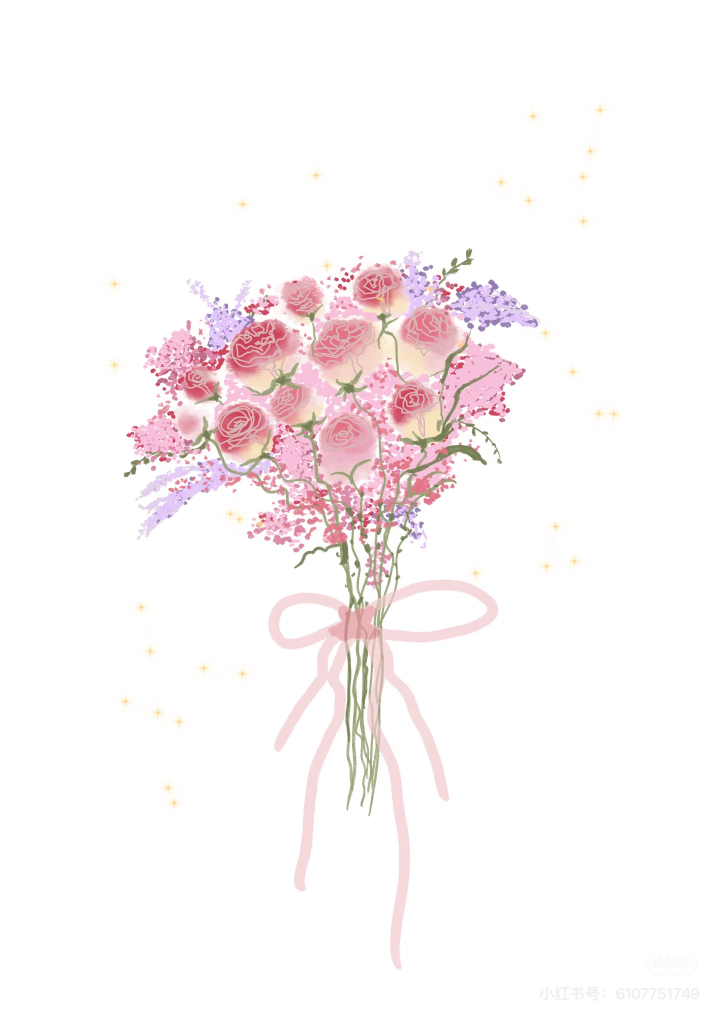
#> input picture rose-main/roseflower.jpg, 1440 x 2038 px, given in place of roseflower2.jpg, which was not available (shown at 1/2 size)
$ python prep_photo.py ../rose-main/roseflower.jpg
#> lines starting #> are read from the running program, lines starting #| are printed output that depends on the picture; after the words box and inside, x2 and y2 are one past the last pixel; in counts of white or black regions, pixels touching at a corner belong together; pictures that were not available may be replaced by others from this repository, and a replacement may not be noted
"""把 roseflower2.jpg（小红书截图）处理成 index_photo.html 用的两个资源。

产出:
  col.jpg  抠好背景、提过亮的花束
  msk.png  1 位蒙版

蒙版必须单独出。如果让页面按"接近黑"自己判断背景，暗红花瓣会被整片啃掉——
这张照片的花瓣暗到 p10 亮度只有 13。

用法: python dl/prep_photo.py <输出目录>
"""
import os
import sys

import cv2
import numpy as np

SRC = os.path.join(os.path.dirname(os.path.dirname(os.path.abspath(__file__))),
                   "roseflower2.jpg")
LONG_EDGE = 680     # 长边。太大就会有比粒子还多的源像素，取样只能随机丢，会留洞
GAMMA = 0.60        # 提亮曲线。原图中位亮度只有 53/255，不提的话渲染出来一团黑
SAT = 1.16          # 提亮会冲淡颜色，饱和度补回来


def main(out_dir):
#> called with out_dir = '../rose-main/roseflower.jpg'
    os.makedirs(out_dir, exist_ok=True)
    im = cv2.imread(SRC)
#> im is the input picture: shape (2038, 1440, 3); mean B, G, R 246.3, 245.5, 250.9
    if im is None:
        raise SystemExit("读不到 " + SRC)
    h, w = im.shape[:2]
#> h = 2038; w = 1440

    # 1. 去掉小红书的 App 界面：上下两条纯黑带，取中间最长的一段
    rows = cv2.cvtColor(im, cv2.COLOR_BGR2GRAY).mean(axis=1)
#> rows = 2038 values, max 255 at index 0, min 221.7 at index 881, mean 247.2
    on = np.nonzero(rows > 30)[0]
#> on = 2038 values from 0 to 2037
    seg = max(np.split(on, np.where(np.diff(on) > 4)[0] + 1), key=len)
#> seg = 2038 values from 0 to 2037
    im = im[int(seg[0]):int(seg[-1])]
#> im: shape (2037, 1440, 3)
    h, w = im.shape[:2]
#> h = 2037

    # 2. GrabCut 抠花束
    mask = np.full((h, w), cv2.GC_PR_BGD, np.uint8)
    cv2.rectangle(mask, (20, 180), (1000, 1580), cv2.GC_PR_FGD, -1)
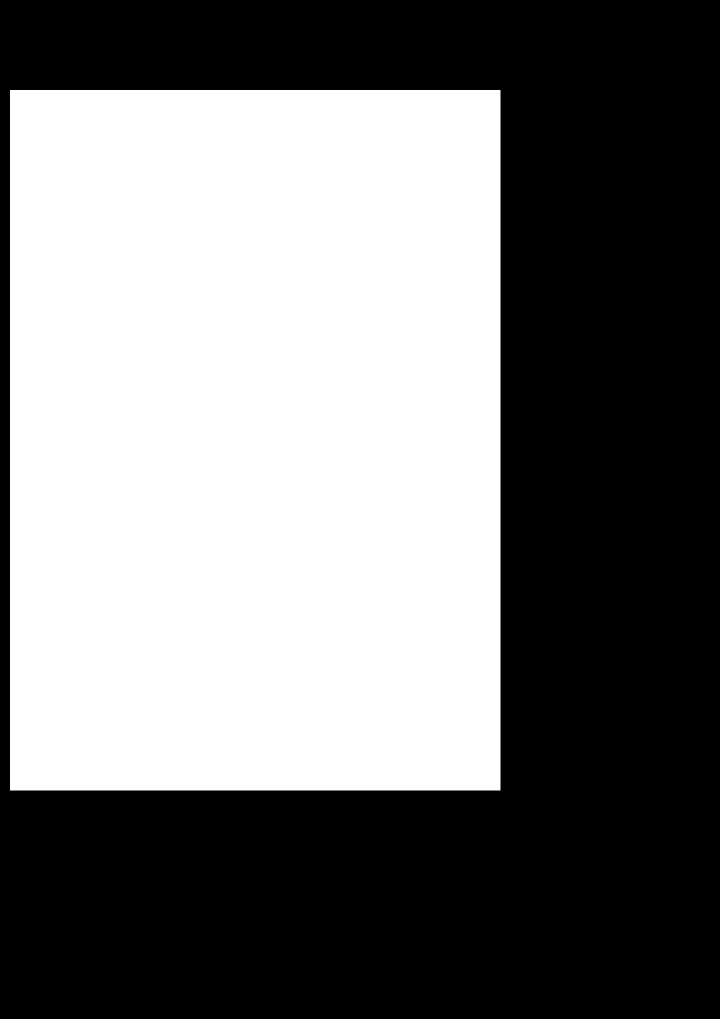
#> mask: shape (2037, 1440) (shown at 1/2 size); values 2 (black) and 3 (white), 46.9% white; 1 white region, box (x1, y1, x2, y2) and area: (20, 180, 1001, 1581) 1374381
    cv2.rectangle(mask, (230, 560), (880, 1250), cv2.GC_FGD, -1)
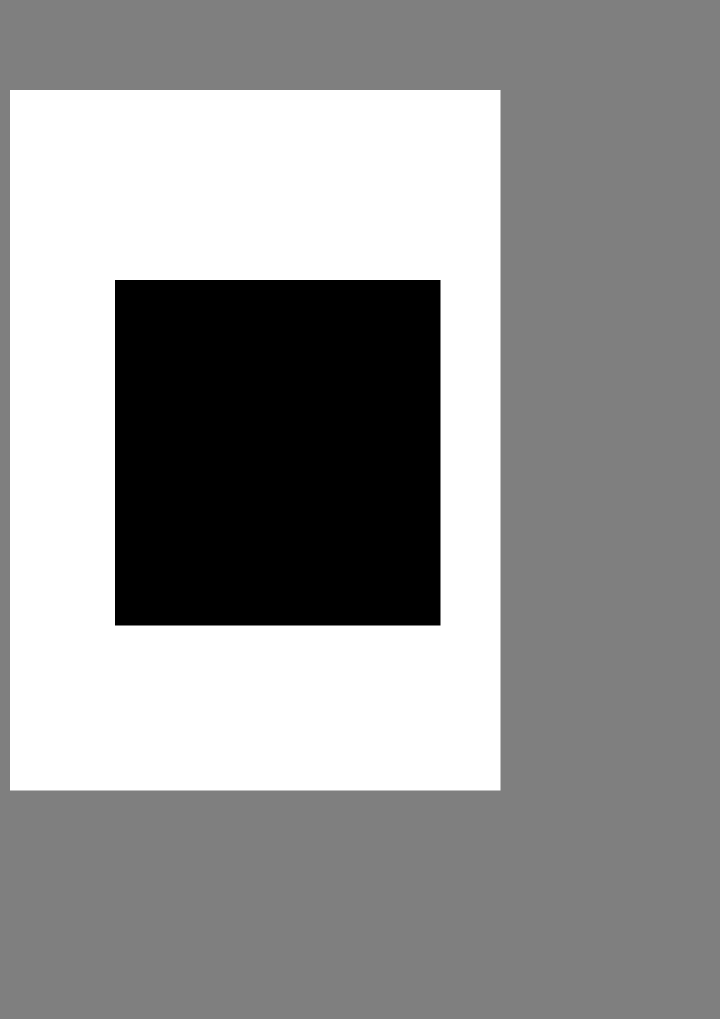
#> mask: shape (2037, 1440) (shown at 1/2 size); 15.34% of pixels changed, all inside (x1, y1, x2, y2) = (230, 560, 881, 1251); drawn with min black and max white
    cv2.rectangle(mask, (1010, 0), (w, h), cv2.GC_BGD, -1)      # 右边的礼品袋
    cv2.rectangle(mask, (0, 0), (w, 150), cv2.GC_BGD, -1)       # 墙面
#> mask: shape (2037, 1440); min 0, max 3, mean 1.46
    cv2.rectangle(mask, (0, 0), (15, h), cv2.GC_BGD, -1)
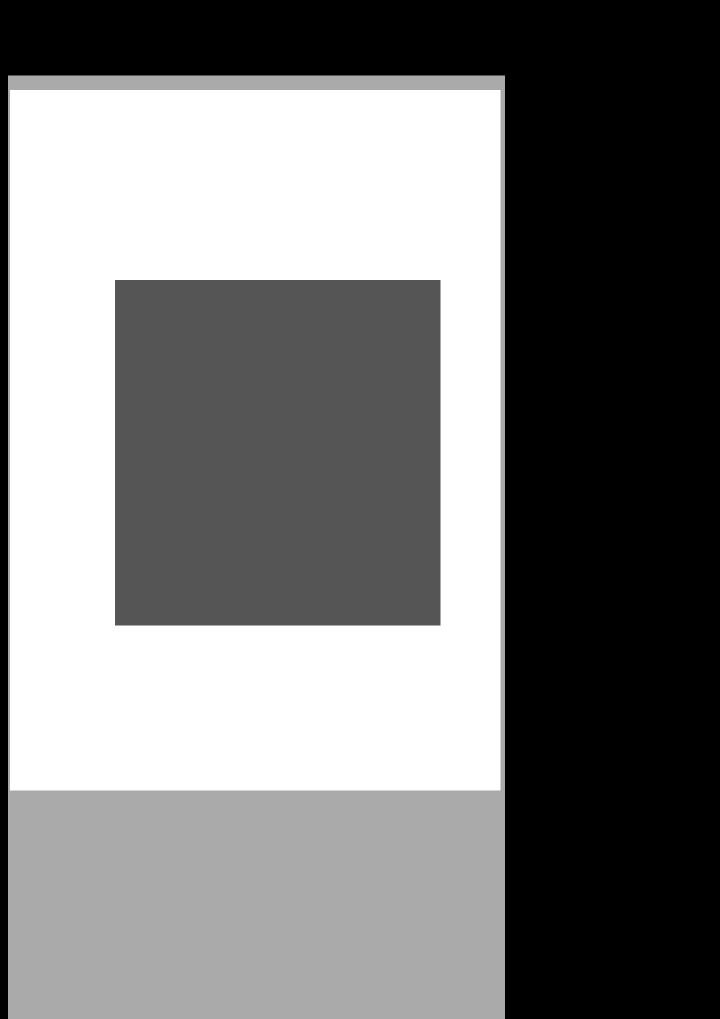
#> mask: shape (2037, 1440) (shown at 1/2 size); min 0, max 3, mean 1.44; drawn with min black and max white
    cv2.grabCut(im, mask, None, np.zeros((1, 65), np.float64),
                np.zeros((1, 65), np.float64), 6, cv2.GC_INIT_WITH_MASK)
    m = np.where((mask == cv2.GC_FGD) | (mask == cv2.GC_PR_FGD), 255, 0).astype(np.uint8)

    # 3. 礼品袋的黑缎带紧贴着花束，会被 GrabCut 带进来。
    #    那块又暗又不饱和，按颜色剔掉；右半边放宽阈值，那里缎带最粗。
    hsv = cv2.cvtColor(im, cv2.COLOR_BGR2HSV)
#> hsv: shape (2037, 1440, 3); mean H, S, V 20.5, 7.5, 251.2
    V, S = hsv[:, :, 2].astype(int), hsv[:, :, 1].astype(int)
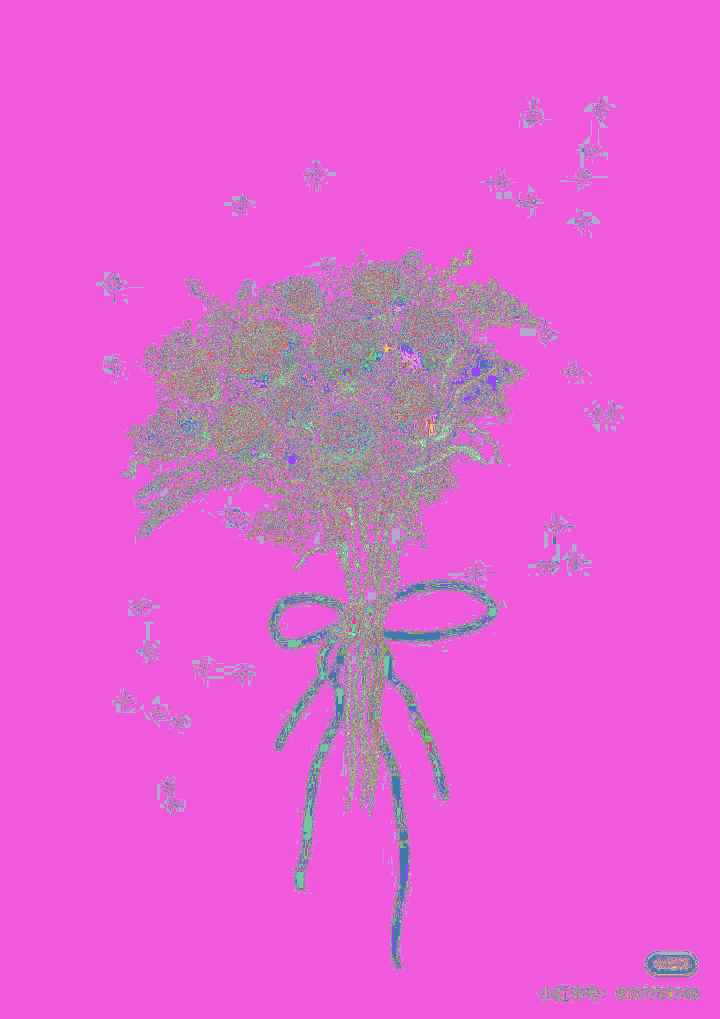
#> V: shape (2037, 1440) int64 (shown at 1/2 size); 146 distinct labels, from 110 to 255; one colour per label, 0 black
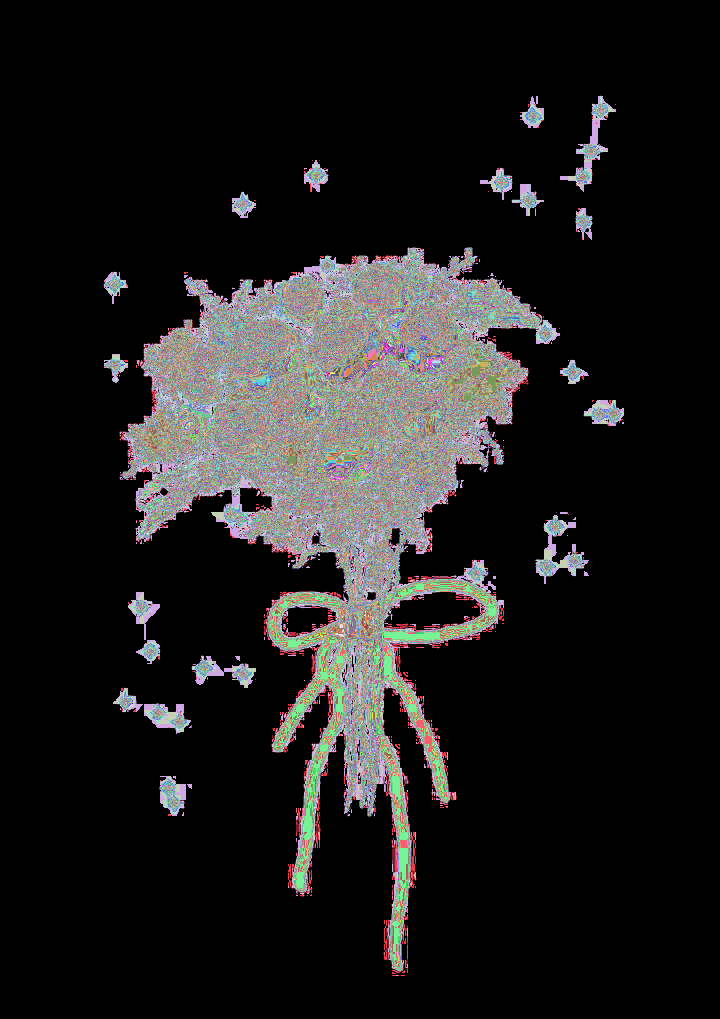
#> S: shape (2037, 1440) int64 (shown at 1/2 size); 187 distinct labels, from 0 to 186; one colour per label, 0 black
    right = np.zeros_like(m, bool)
    right[:, int(w * 0.60):] = True
    m[((V < 62) & (S < 80)) & right] = 0
    m[(V < 34) & (S < 90)] = 0          # 全图的死黑一律不要

    # 开运算要够大，才能把缎带那种细长条整段去掉；再闭合补回花瓣间的小洞
    m = cv2.morphologyEx(m, cv2.MORPH_OPEN, np.ones((19, 19), np.uint8))
    m = cv2.morphologyEx(m, cv2.MORPH_CLOSE, np.ones((21, 21), np.uint8))
    nl, lab, st, _ = cv2.connectedComponentsWithStats(m, 8)
    m = np.where(lab == 1 + int(np.argmax(st[1:, 4])), 255, 0).astype(np.uint8)

    ys, xs = np.nonzero(m)
    pad = 8
    x0, y0 = max(0, xs.min() - pad), max(0, ys.min() - pad)
    x1, y1 = min(w - 1, xs.max() + pad), min(h - 1, ys.max() + pad)
#> x1 = 1016; y1 = 1562
    im, m = im[y0:y1 + 1, x0:x1 + 1], m[y0:y1 + 1, x0:x1 + 1]
#> im: shape (1062, 795, 3)
#> m: shape (1062, 795); 60.7% white; 1 black region, box (x1, y1, x2, y2) and area: (0, 0, 795, 1062) 331588

    # 4. 缩放
    sc = LONG_EDGE / max(im.shape[:2])
#> sc = 0.64
    nw, nh = int(round(im.shape[1] * sc)), int(round(im.shape[0] * sc))
#> nw = 509; nh = 680
    im = cv2.resize(im, (nw, nh), interpolation=cv2.INTER_AREA)
#> im: shape (680, 509, 3)
    m = np.where(cv2.resize(m, (nw, nh), interpolation=cv2.INTER_AREA) > 127, 255, 0).astype(np.uint8)
#> m: shape (680, 509); 60.7% white; 1 black region, box (x1, y1, x2, y2) and area: (0, 0, 509, 680) 135918

    # 5. 提亮 + 补饱和度
    lut = np.array([255.0 * ((i / 255.0) ** GAMMA) for i in range(256)]).clip(0, 255).astype(np.uint8)
    im = cv2.LUT(im, lut)
    hsv = cv2.cvtColor(im, cv2.COLOR_BGR2HSV).astype(np.float32)
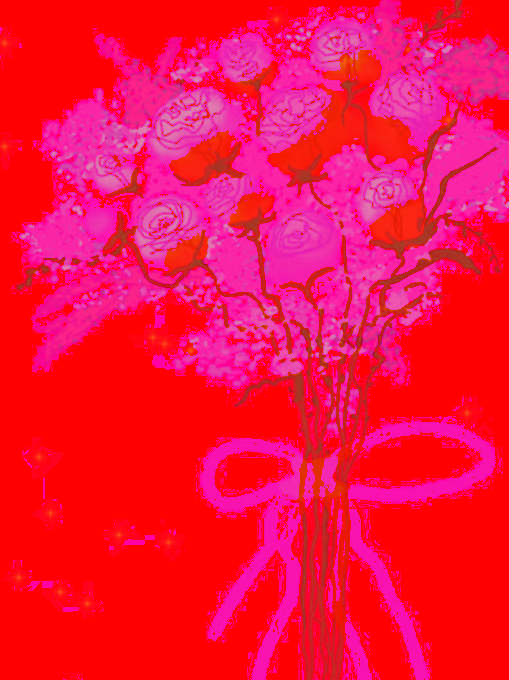
#> hsv: shape (680, 509, 3) float32; mean B, G, R 63.5, 16.1, 247.2
    hsv[:, :, 1] = np.clip(hsv[:, :, 1] * SAT, 0, 255)
    im = cv2.cvtColor(hsv.astype(np.uint8), cv2.COLOR_HSV2BGR)

    im[m == 0] = (0, 0, 0)
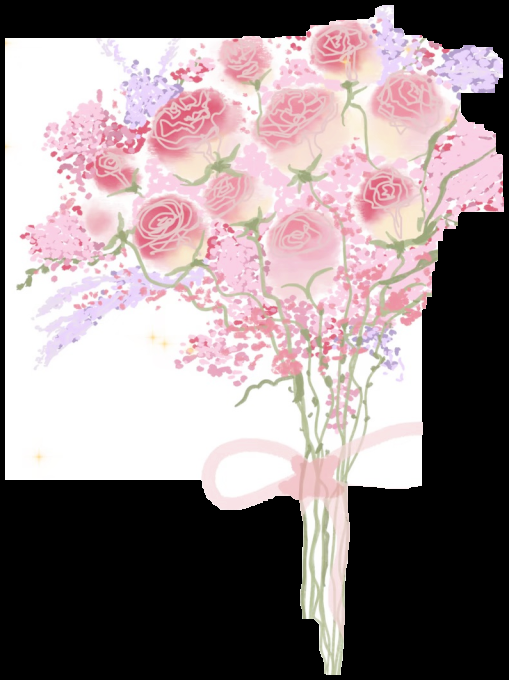
#> im: shape (680, 509, 3); mean B, G, R 135.7, 133.5, 146.6
    cv2.imwrite(os.path.join(out_dir, "col.jpg"), im, [cv2.IMWRITE_JPEG_QUALITY, 86])
    cv2.imwrite(os.path.join(out_dir, "msk.png"), m, [cv2.IMWRITE_PNG_BILEVEL, 1])

    lum = cv2.cvtColor(im, cv2.COLOR_BGR2GRAY)[m > 127]
    print("%dx%d  前景 %.0f%%  亮度 p10=%d p50=%d p90=%d" % (
        nw, nh, 100 * m.mean() / 255,
        np.percentile(lum, 10), np.percentile(lum, 50), np.percentile(lum, 90)))
#| 509x680  前景 61%  亮度 p10=185 p50=231 p90=255
    for f in ("col.jpg", "msk.png"):
        print("  %s %d KB" % (f, os.path.getsize(os.path.join(out_dir, f)) // 1024))


if __name__ == "__main__":
    main(sys.argv[1] if len(sys.argv) > 1 else ".")
